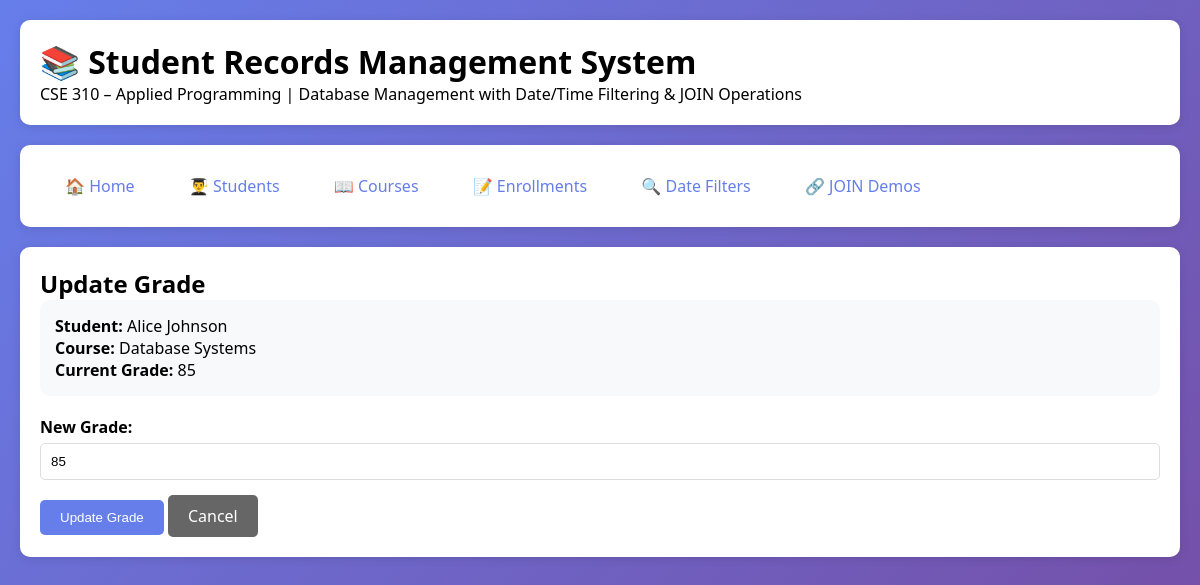
The app's page /update_grade/1 with its own data.
### tables this page shows
CREATE TABLE students (
        student_id INTEGER PRIMARY KEY AUTOINCREMENT,
        name TEXT NOT NULL,
        major TEXT,
        enrollment_date DATE,
        birth_date DATE
    );

CREATE TABLE courses (
        course_id INTEGER PRIMARY KEY AUTOINCREMENT,
        course_name TEXT NOT NULL,
        start_date DATE,
        end_date DATE
    );

CREATE TABLE enrollments (
        enrollment_id INTEGER PRIMARY KEY AUTOINCREMENT,
        student_id INTEGER,
        course_id INTEGER,
        grade INTEGER,
        enrollment_date DATETIME DEFAULT CURRENT_TIMESTAMP,
        FOREIGN KEY(student_id) REFERENCES students(student_id) ON DELETE CASCADE,
        FOREIGN KEY(course_id) REFERENCES courses(course_id) ON DELETE CASCADE
    );

### api.py (the view, shortened to what this page needs)
@app.route('/update_grade/<int:enrollment_id>', methods=['GET', 'POST'])
def update_grade_web(enrollment_id):
    enrollments = get_all_enrollments()
    enrollment = next((e for e in enrollments if e['enrollment_id'] == enrollment_id), None)
    return render_template('update_grade.html', enrollment=enrollment)

### database.py (called while the page is built)
def get_db_connection():
    conn = sqlite3.connect(DATABASE)
    conn.row_factory = sqlite3.Row
    conn.execute("PRAGMA foreign_keys = ON")
    return conn

### student_records.py (called while the page is built)
def get_all_enrollments():
    conn = get_db_connection()
    cursor = conn.cursor()
    cursor.execute("""
        SELECT e.enrollment_id, s.name as student_name, s.student_id,
               c.course_name, c.course_id, e.grade, e.enrollment_date
        FROM enrollments e
        JOIN students s ON e.student_id = s.student_id
        JOIN courses c ON e.course_id = c.course_id
        ORDER BY e.enrollment_date DESC
    """)
    enrollments = cursor.fetchall()
    conn.close()
    return [dict(enrollment) for enrollment in enrollments]

### templates/update_grade.html
{% extends "base.html" %}
{% block content %}
<h2>Update Grade</h2>
{% if enrollment %}
<div style="background: #f8f9fa; padding: 15px; border-radius: 10px; margin-bottom: 20px;">
    <p><strong>Student:</strong> {{ enrollment.student_name }}</p>
    <p><strong>Course:</strong> {{ enrollment.course_name }}</p>
    <p><strong>Current Grade:</strong> {{ enrollment.grade or 'Not graded' }}</p>
</div>
<form method="POST">
    <div class="form-group">
        <label>New Grade:</label>
        <input type="number" name="grade" min="0" max="100" value="{{ enrollment.grade }}" required>
    </div>
    <button type="submit" class="btn">Update Grade</button>
    <a href="/enrollments" class="btn" style="background: #666;">Cancel</a>
</form>
{% else %}
<p>Enrollment not found.</p>
<a href="/enrollments" class="btn">Back to Enrollments</a>
{% endif %}
{% endblock %}

### templates/base.html (style rules this page uses)
* { margin: 0; padding: 0; box-sizing: border-box; }
body { font-family: 'Segoe UI', Tahoma, Geneva, Verdana, sans-serif; background: linear-gradient(135deg, #667eea 0%, #764ba2 100%); min-height: 100vh; }
.btn { display: inline-block; padding: 10px 20px; background: #667eea; color: white; text-decoration: none; border-radius: 5px; border: none; cursor: pointer; transition: background 0.3s; }
.form-group { margin-bottom: 15px; }
label { display: block; margin-bottom: 5px; font-weight: bold; }
input, select { width: 100%; padding: 10px; border: 1px solid #ddd; border-radius: 5px; }

### records on screen
students: student_name "Alice Johnson"
courses: course_name "Database Systems"
enrollments: grade "85"
